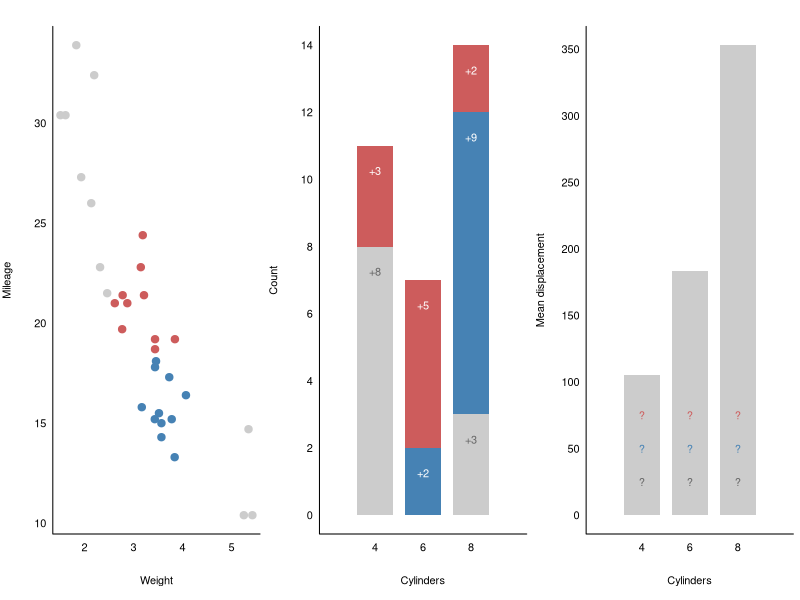

The R script that drew this image:

wt <- mtcars$wt
mpg <- mtcars$mpg
cyl <- mtcars$cyl
disp <- mtcars$disp
one <- numeric(nrow(mtcars)) + 1

cyl_unique <- c(4, 6, 8)

# group1 <- ((wt < 4.1) & (mpg > 12.5) & (mpg < 25))
# group2 <- ((wt < 2.5) & (mpg > 23))
# group3 <- (wt > 4.5)

# group2 <- (wt < 3) & (mpg > 15)
group1 <- (wt > 2.5) & (wt < 4.5) & (mpg < 18.5)
group2 <- (wt > 2.5) & (wt < 4.5) & (mpg > 18.5)

group <- group1 * 1 + group2 * 2 + 1
cols <- c("grey80", "steelblue", "indianred")
col <- cols[group]


axis_fun1 <- function() {
  axis(1, tick = FALSE, line = -0.5)
  axis(2, tick = FALSE, las = 1, line = -0.5)
  box(bty = "L")
}

axis_fun2 <- function() {
  axis(1, at = c(4, 6, 8), tick = FALSE, line = -0.5)
  axis(2, tick = FALSE, las = 1, line = -0.5)
  box(bty = "L")
}

bars11 <- tapply(one, cyl, sum)
bars12 <- tapply(one, list(cyl, group), sum)
bars12[is.na(bars12)] <- 0

bars21 <- tapply(disp, cyl, mean)

pdf("figure02.pdf", width = 6, height = 3)

par(mfrow = c(1, 3), mar = c(5, 4, 2, 0.5))

plot(wt, mpg, pch = 19, col = col, cex = 1.5,
     axes = FALSE, xlab = "Weight", ylab = "Mileage")
axis_fun1()

plot(c(2, 10), c(0, max(bars11)), type = "n",
     axes = FALSE, xlab = "Cylinders", ylab = "Count")
rect(cyl_unique - 0.75, 0, cyl_unique + 0.75, bars11, 
     col = "grey80", border = NA)
for (i in 1:3) {
  counts <- bars12[i, ]
  y0 <- cumsum(c(0, counts[-length(counts)]))
  y1 <- cumsum(counts)
  
  rect(cyl_unique[i] - 0.75, y0, cyl_unique[i] + 0.75, y1, 
       col = cols, border = NA)
} 
text(c(4, 4, 6, 6, 8, 8, 8), c(8, 11, 2, 7, 3, 12, 14) - 0.75, 
     labels = c("+8", "+3", "+2", "+5", "+3", "+9", "+2"), 
     col = c("grey40", "white", "white", "white", "grey40", 
             "white", "white"))
axis_fun2()

plot(c(2, 10), c(0, max(bars21)), type = "n",
     axes = FALSE, xlab = "Cylinders", ylab = "Mean displacement")
rect(cyl_unique - 0.75, 0, cyl_unique + 0.75, bars21, 
     col = "grey80", border = NA)
text(rep(c(4, 6, 8), each = 3), rep(25 * 1:3, 3), labels = "?",
     col = rep(c("grey40", "steelblue", "indianred"), 3))
axis_fun2()

dev.off()
